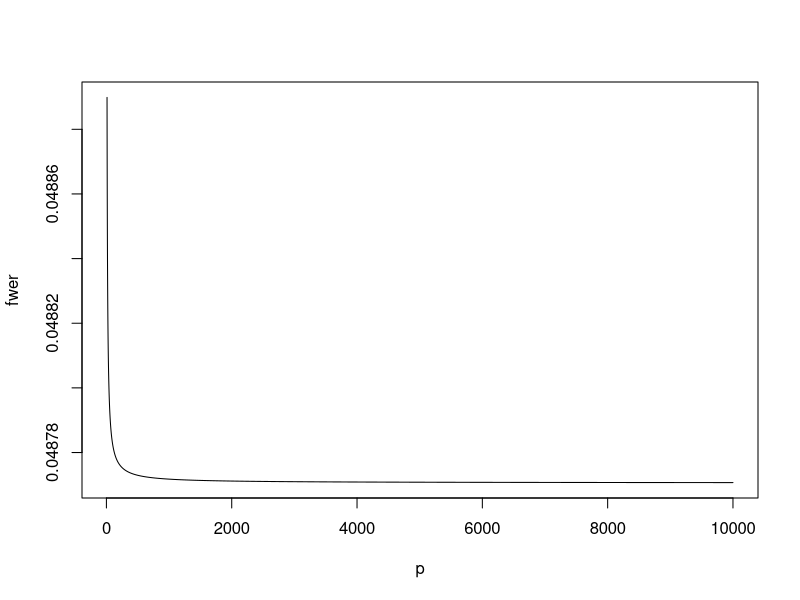

Generate this figure with R: (Note: this script raises an error after producing the figure.)
rm(list=ls())


p<-10:10000
alphi<-0.05
fwer<-1-(1-alphi/p)^p
plot(p,fwer,type="l")

#simulation du nombre de faux positifs sur plusieurs tests multiples

alpha <- 0.05
nbFP <-c()
fwer<-0
n<-1000
m<-1000
for (k in 1:n) {
  tirage <- rnorm(m)
  if (length(tirage) %% 2 != 0) {
    tirage <- c(tirage, rnorm(1))
  }
  h1 <- c(rep(0, length(tirage) / 2), rep(3, length(tirage) / 2))
  xobs <- tirage + h1
  pval <- 1 - pnorm(xobs)
  positifs <- which(pval <= alpha)
  FP <- length(which(positifs <= length(tirage) / 2))
  if (FP >= 1) {
    fwer<-fwer+1
  }
  nbFP <- c(nbFP, FP)
}
length(nbFP)
mean(nbFP)
fwer/n


#simulation du nombre de faux positifs sur plusieurs tests multiples 
#en utilisant la correction de Bonferronni

alpha <- 0.05
nbFP <-c()
fwer<-0
n<-1000
m<-1000
for (k in 1:n) {
  tirage <- rnorm(m)
  if (length(tirage) %% 2 != 0) {
    tirage <- c(tirage, rnorm(1))
  }
  h1 <- c(rep(0, length(tirage) / 2), rep(3, length(tirage) / 2))
  xobs <- tirage + h1
  pval <- 1 - pnorm(xobs)
  positifs <- which(pval <= alpha/m)
  FP <- length(which(positifs <= length(tirage) / 2))
  if (FP >= 1) {
    fwer<-fwer+1
  }
  nbFP <- c(nbFP, FP)
}
length(nbFP)
mean(nbFP)
fwer/n

#simulation du nombre de faux positifs sur plusieurs tests multiples
#en utilisant la correction de Holm-Bonferroni

alpha <- 0.05
nbFP <-c()
fwer<-0
n<-1
m<-10
for (k in 1:n) {
  tirage <- rnorm(m)
  if (length(tirage) %% 2 != 0) {
    tirage <- c(tirage, rnorm(1))
  }
  h1 <- c(rep(0, length(tirage) / 2), rep(3, length(tirage) / 2))
  xobs <- tirage + h1
  #Création de la liste de pval ordrées et nommées selon h1 ou h0
  pval <- 1 - pnorm(xobs)
  names(pval)<-h1
  ordre<-sort(pval)
  print(ordre)
  #Détection des positifs
  positifs<-c()
  i<-1
    while (ordre[i] <= alpha/(length(tirage)+1-i)) {
      positifs<-c(positifs,ordre[i])
      i<-i+1
    }
  print(positifs)
  #Détection des faux-positifs
  FP <- length(which(names(positifs)==0))
  if (FP >= 1) {
    fwer<-fwer+1
  }
  nbFP <- c(nbFP, FP)
}
length(nbFP)
mean(nbFP)
fwer/n
dfhlkdshvlakvldfbpiv
  

  
